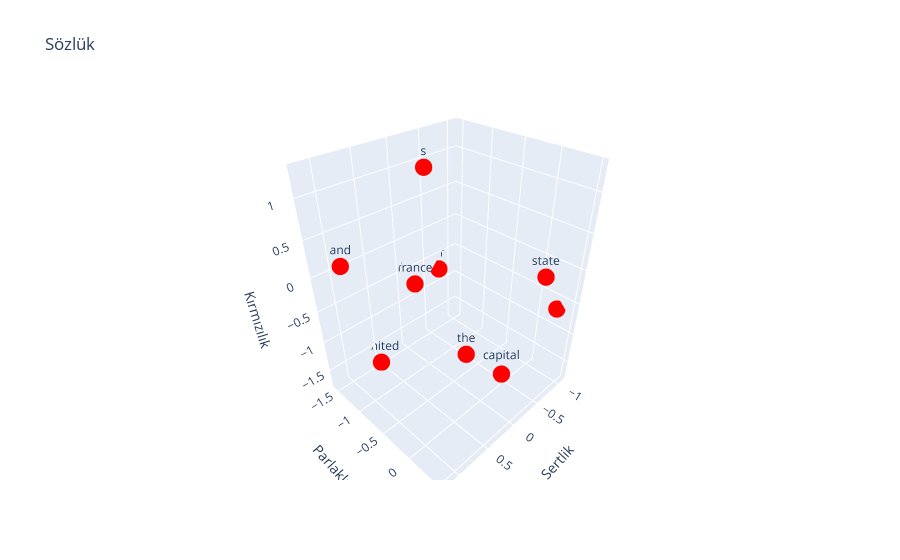

Notebook code for this chart:
### Code cell
sentences = [
  {
    "words": meanings.detach().numpy(),
    "labels": tokenizer.tokenize(sentence),
    "color": "red",
  },
]
plot_dots(sentences, "Sözlük")

### Figure 1 — Plotly figure (JSON) as saved in the notebook; plotly's stock layout.template omitted (floating-point values rounded to 4 significant figures)
{"data": [{"hoverinfo": "text", "marker": {"color": "red", "size": 6}, "mode": "markers+text", "text": ["the", " ", "capital", " ", "of", " ", "united", " ", "state", "s", " ", "and", " ", "the", " ", "capital", " ", "of", " ", "france"], "type": "scatter3d", "x": [0.3002, -1.089, 0.2704, -1.089, -0.7382, -1.089, 0.5411, -1.089, -0.393, 0.1779, -1.089, 1.187, -1.089, 0.3002, -1.089, 0.2704, -1.089, -0.7382, -1.089, -0.1073], "y": [-0.01162, 0.3013, 0.5017, 0.3013, -1.558, 0.3013, -1.449, 0.3013, 0.49, -0.7912, 0.3013, -1.022, 0.3013, -0.01162, 0.3013, 0.5017, 0.3013, -1.558, 0.3013, -1.377], "z": [-0.768, -0.6797, -0.7468, -0.6797, -0.7419, -0.6797, -1.72, -0.6797, 0.236, 1.271, -0.6797, 0.4022, -0.6797, -0.768, -0.6797, -0.7468, -0.6797, -0.7419, -0.6797, -0.621]}], "layout": {"scene": {"xaxis": {"title": {"text": "Sertlik"}}, "yaxis": {"title": {"text": "Parlaklık"}}, "zaxis": {"title": {"text": "Kırmızılık"}}}, "title": {"text": "Sözlük"}}}
